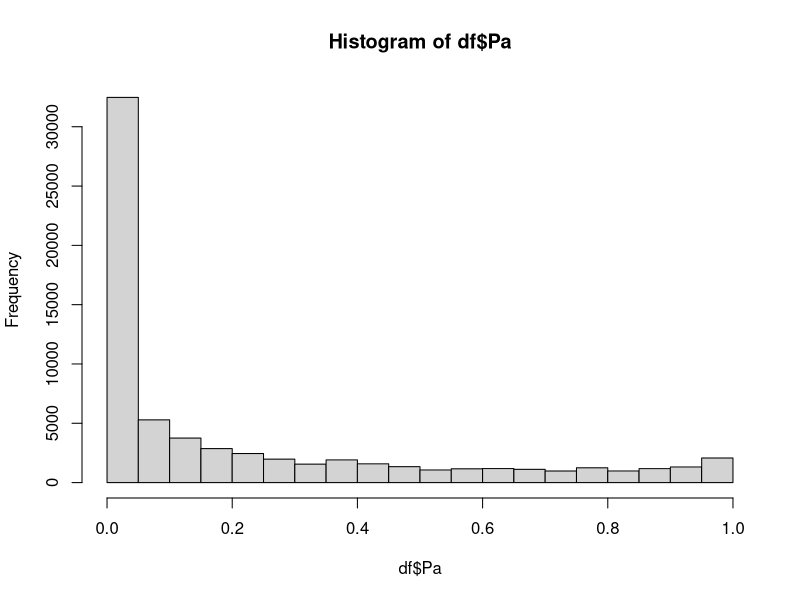
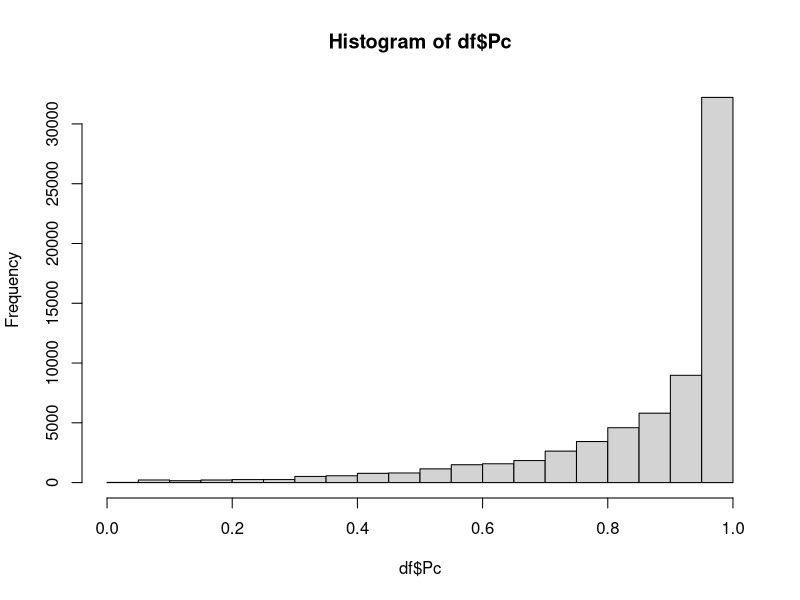
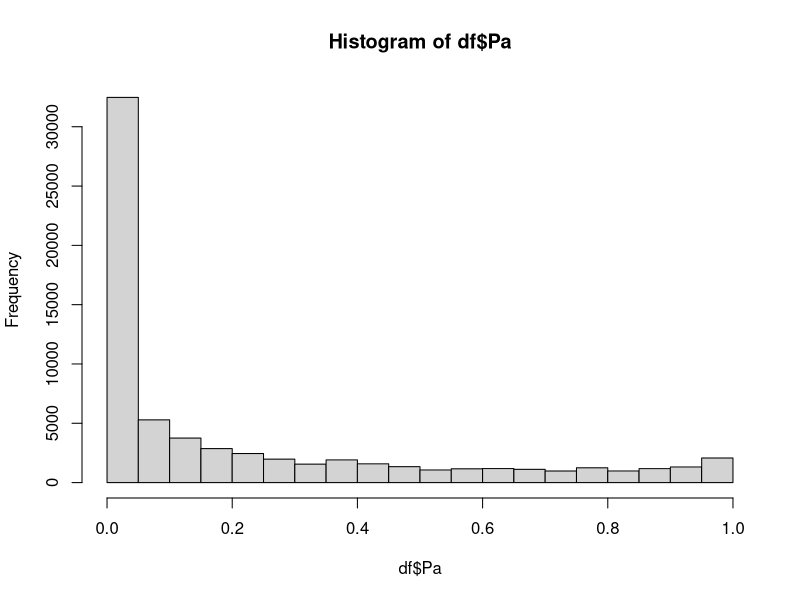
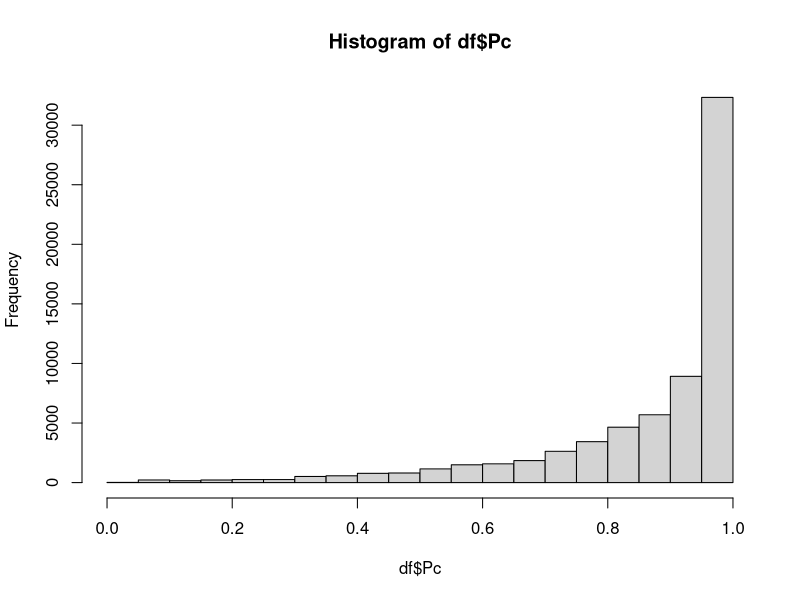
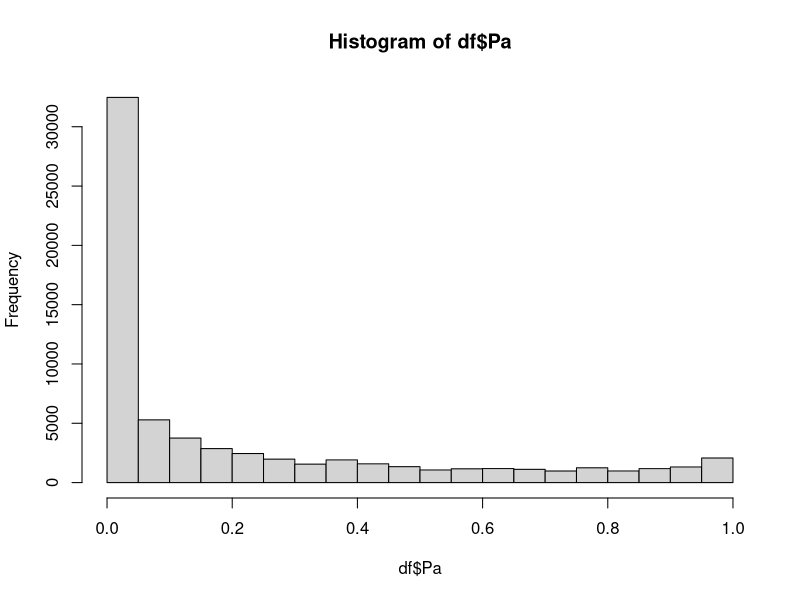
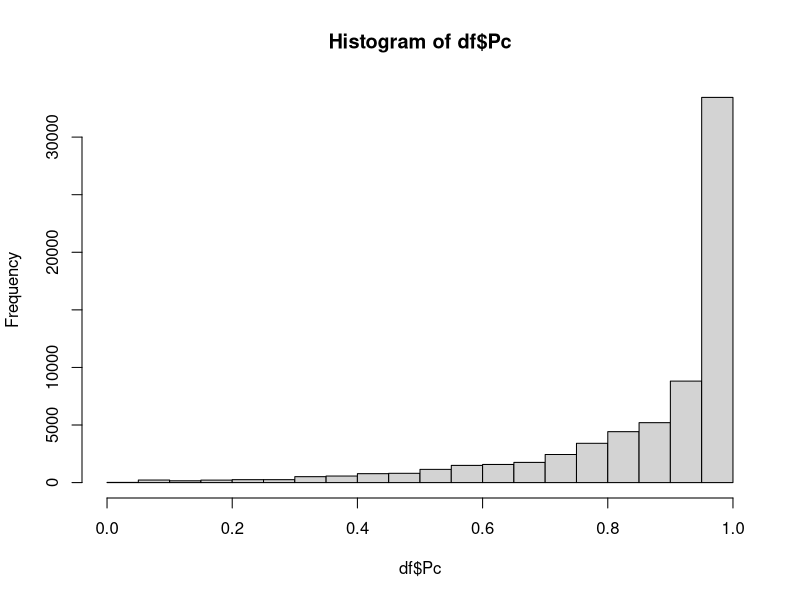
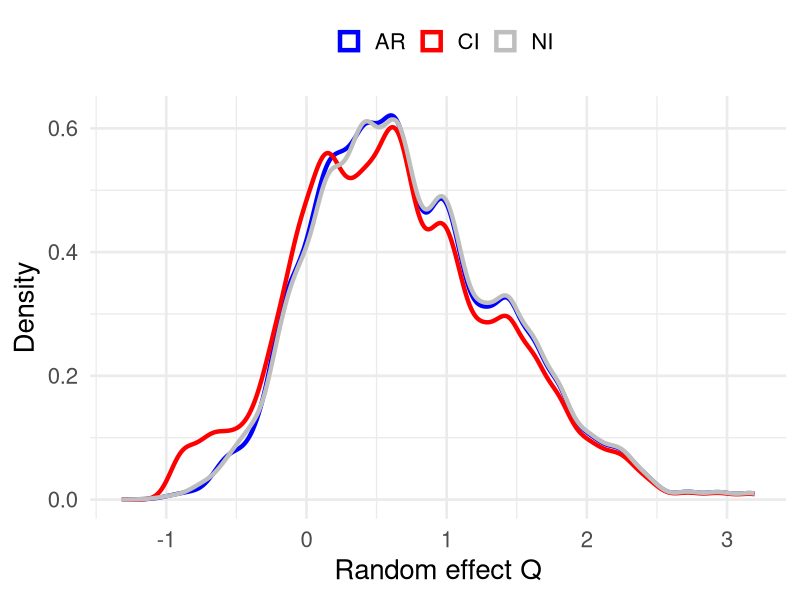
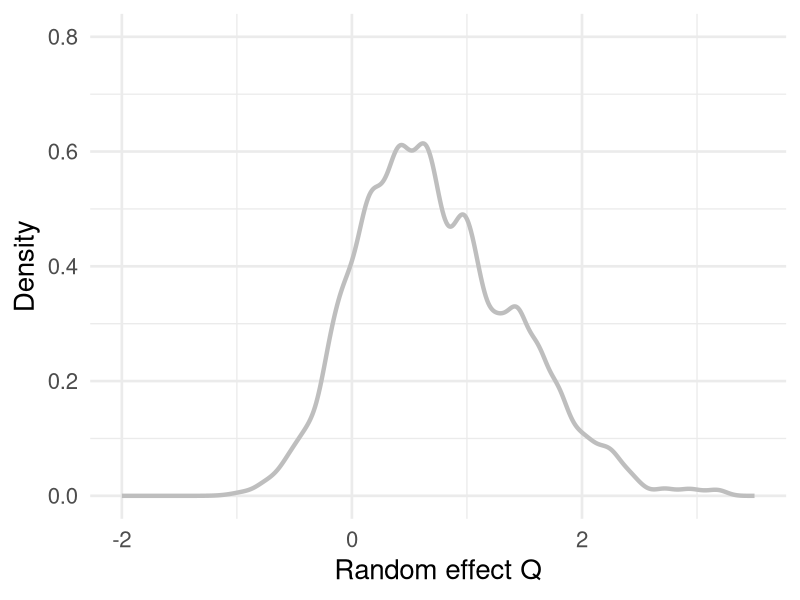

The R script that drew these images, in order:
## ---- chunk 1
knitr::opts_chunk$set(echo = TRUE)
## ---- chunk 2
library(dplyr)
## ---- chunk 3
N  = 450*5
T = 30
names_df <- c("id","month","NK1", "NK2to5", "kid1age", "kid2age", "YA", "edu", "LA",
              "Y", "logB", "Q","Pa", "Pc", "S", "pastD", "D")
K  = length(names_df)
df <- as.data.frame(matrix(NA,nrow = N*T,K))
names(df) <- names_df

# Set id and month
df$id <- rep(1:N,each = T)
df$month <- rep(1:T)

# Set edu and LA
df$edu <- rep(c(1,2,3),each = T)
df$LA <- rep(c(10,15,20),each = 3*T)

# Set number of kids each period
# There are five possible initial age of kidage 1: 3,6,9,12,15
# Half of the households have a newborn at the TT+1 month
# Each household has at most two kids
kid1age_initial <- rep(c(3,6,9,12,15),each = 3*3)
kid1age <- unlist(lapply(kid1age_initial, function(age) age + (0:(T-1))))
df$kid1age <- kid1age

TT = 12 # A second child is born in TT+1 month
kid2age <- c(rep(NA,T),rep(NA,TT),seq(1:(T-TT)))
df$kid2age <- kid2age



## ---- chunk 4
set.seed(1234) # set seed to ensure replicability

# Generate NK1 and NK25
df$NK1 <- (df$kid1age < 13) + ifelse(df$kid2age %in% seq(1,12),1,0)
df$NK2to5 <- (df$kid1age >= 13) + ifelse(df$kid2age %in% seq(13,48),1,0)

# Generate YA
df$YA <- pmin(df$kid1age, df$kid2age, na.rm = TRUE)

# Generate Y
df$Y <- ifelse(df$YA %in% c(1,13,25,37),1,0)


# Generate benefit 
df <- df %>%
  mutate(logB = case_when(
    NK1 == 0 & NK2to5 == 1 ~ 4.709530,
    NK1 == 1 & NK2to5 == 0 ~ 5.017260,
    NK1 == 0 & NK2to5 == 2 ~ 4.809471,
    NK1 == 1 & NK2to5 == 1 ~ 5.091703,
  ))


df$Q <- rep(rnorm(N),each = T) 
## ---- chunk 5

# Set the parameters
sigma1 <- exp(0.495)
sigma2 <- exp(-0.081)



for (i in 1:N){ # loop through all households
  di <- rep(NA,T)
  Si <- rep(NA,T)
  Pai <- rep(NA,T)
  Pci <- rep(NA,T)
  pastd <- rep(NA,T)
  
  X <- df[df$id==i,]
  
  d0 = 0 # initial condition 0
  
  # Simulate decisions sequentially
  for (t in 1:T){
    pastd[t] <- d0 # record last period decision
    
    Pai[t] <- pnorm(-3.945 + 
                   0.610*X$logB[t] 
                 - 0.755 * ifelse(X$YA[t] > 12,1,0)
                 - 0.001 * X$LA[t]
                 - 0.027 * X$edu[t] * ifelse(X$YA[t] > 12,1,0)
                 + sigma1 * X$Q[t]
                 ) # record attention probability
    
    Si[t] <- max(1-d0, d0*X$Y[t])
      
    Pci[t] <- pnorm(0.908 + 
                   0.218*X$logB[t] 
                 - 0.504 * ifelse(X$YA[t] > 12,1,0)
                 - 0.360 * Si[t]
                 + 0.010 * Si[t] * X$LA[t]
                 + 0.063 * X$edu[t] * ifelse(X$YA[t] > 12,1,0)
                 + sigma2 * X$Q[t]
                 ) # record choice probability
    
    di[t] <- rbinom(1,1,Pai[t]^(1-d0)) * rbinom(1,1,Pci[t])

    d0 <- di[t] # update the "initial condition"
  }
  
  # fill in the data for df
  df$pastD[df$id==i] <- pastd
  df$D[df$id==i] <- di
  df$Pa[df$id==i] <- Pai
  df$Pc[df$id==i] <- Pci
  df$S[df$id==i] <- Si
}

sum(df$D)/dim(df)[1]

## ---- chunk 6
hist(df$Pa,breaks = seq(0,1,0.05))
hist(df$Pc,breaks = seq(0,1,0.05))

mean(df$logB[df$D == 1])
mean(df$NK1[df$D == 1])
mean(df$YA[df$D == 1])
mean(df$edu[df$D == 1])
mean(df$LA[df$D == 1])
mean(df$Q[df$D == 1])

Q_NI <- df$Q[df$D == 1]

Q_NI0 <- df$Q[df$D == 0]
## ---- chunk 7
#set.seed(1234) # set seed to ensure replicability
#df$Q <- rep(rnorm(N),each = T) 
# Set the parameters
sigma1 <- exp(0.495)
sigma2 <- exp(-0.081)


for (i in 1:N){ # loop through all households
  di <- rep(NA,T)
  Si <- rep(NA,T)
  Pai <- rep(NA,T)
  Pci <- rep(NA,T)
  pastd <- rep(NA,T)
  
  X <- df[df$id==i,]
  
  d0 = 0 # initial condition 0
  
  # Simulate decisions sequentially
  for (t in 1:T){
    pastd[t] <- d0 # record last period decision
    
    Pai[t] <- pnorm(-3.945 + 
                   0.610*X$logB[t] 
                 - 0.755 * ifelse(X$YA[t] > 12,1,0)
                 - 0.001 * X$LA[t]
                 - 0.027 * X$edu[t] * ifelse(X$YA[t] > 12,1,0)
                 + sigma1 * X$Q[t]
                 ) # record attention probability
    
    Si[t] <- max(1-d0, d0*X$Y[t])
      
    Pci[t] <- pnorm(0.908 + 
                   0.218*X$logB[t] 
                 - 0.504 * ifelse(X$YA[t] > 12,1,0)
                 - 0.360 * Si[t]
                 + 0.010 * Si[t] * X$LA[t]
                 + 0.063 * X$edu[t] * ifelse(X$YA[t] > 12,1,0)
                 + sigma2 * X$Q[t]
                 ) # record choice probability
    
    di[t] <- rbinom(1,1,1) * rbinom(1,1,Pci[t])

    d0 <- di[t] # update the "initial condition"
  }
  
  # fill in the data for df
  df$pastD[df$id==i] <- pastd
  df$D[df$id==i] <- di
  df$Pa[df$id==i] <- Pai
  df$Pc[df$id==i] <- Pci
  df$S[df$id==i] <- Si
}

sum(df$D)/dim(df)[1]
## ---- chunk 8
mean(df$logB[df$D == 1])
mean(df$NK1[df$D == 1])
mean(df$YA[df$D == 1])
mean(df$edu[df$D == 1])
mean(df$LA[df$D == 1])
mean(df$Q[df$D == 1])
## ---- chunk 9
#set.seed(1234) # set seed to ensure replicability
# Set random effect Q
#df$Q <- rep(rnorm(N),each = T) 

# Set the parameters
sigma1 <- exp(0.495)
sigma2 <- exp(-0.081)


for (i in 1:N){ # loop through all households
  di <- rep(NA,T)
  Si <- rep(NA,T)
  Pai <- rep(NA,T)
  Pci <- rep(NA,T)
  pastd <- rep(NA,T)
  
  X <- df[df$id==i,]
  
  d0 = 0 # initial condition 0
  
  # Simulate decisions sequentially
  for (t in 1:T){
    pastd[t] <- d0 # record last period decision
    
    Pai[t] <- pnorm(-3.945 + 
                   0.610 * X$logB[t] 
                 - 0.755 * ifelse(X$YA[t] > 12,1,0)
                 - 0.001 * X$LA[t]
                 - 0.027 * X$edu[t] * ifelse(X$YA[t] > 12,1,0)
                 + sigma1 * X$Q[t]
                 ) # record attention probability
    
    Si[t] <- max(1-d0, d0*X$Y[t])
      
    Pci[t] <- pnorm(0.908 + 
                   0.218 * X$logB[t] 
                 - 0.504 * ifelse(X$YA[t] > 12,1,0)
                 - 0.360 * Si[t]
                 + 0.010 * Si[t] * X$LA[t]
                 + 0.063 * X$edu[t] * ifelse(X$YA[t] > 12,1,0)
                 + sigma2 * X$Q[t]
                 ) # record choice probability
    
    di[t] <- rbinom(1,1,Pai[t]^(1-d0)) * rbinom(1,1,1)

    d0 <- di[t] # update the "initial condition"
  }
  
  # fill in the data for df
  df$pastD[df$id==i] <- pastd
  df$D[df$id==i] <- di
  df$Pa[df$id==i] <- Pai
  df$Pc[df$id==i] <- Pci
  df$S[df$id==i] <- Si
}

sum(df$D)/dim(df)[1]

## ---- chunk 10
#set.seed(1234) # set seed to ensure replicability
# Set random effect Q
#df$Q <- rep(c(-0.5,-0.4,-0.3,-0.2,-0.1),each = 3*3*10*T) # Let's help those with low thriftiness
#df$Q <- rep(rnorm(N),each = T) 
# Set the parameters
sigma1 <- exp(0.495)
sigma2 <- exp(-0.081)


for (i in 1:N){ # loop through all households
  di <- rep(NA,T)
  Si <- rep(NA,T)
  Pai <- rep(NA,T)
  Pci <- rep(NA,T)
  pastd <- rep(NA,T)
  
  X <- df[df$id==i,]
  
  d0 = 0 # initial condition 0
  
  # Simulate decisions sequentially
  for (t in 1:T){
    pastd[t] <- d0 # record last period decision
    
    Pai[t] <- pnorm(-3.945 + 
                   0.610 * X$logB[t] 
                 - 0.755 * ifelse(X$YA[t] > 12,1,0)
                 - 0.001 * X$LA[t]
                 - 0.027 * X$edu[t] * ifelse(X$YA[t] > 12,1,0)
                 + sigma1 * X$Q[t]
                 ) # record attention probability
    
    Si[t] <- max(1-d0, d0*X$Y[t])
      
    Pci[t] <- pnorm(0.908 + 
                   0.218 * X$logB[t] 
                 - 0.504 * ifelse(X$YA[t] > 12,1,0)
                 - 0.360 * Si[t]
                 + 0.010 * Si[t] * X$LA[t]
                 + 0.063 * X$edu[t] * ifelse(X$YA[t] > 12,1,0)
                 + sigma2 * X$Q[t]
                 ) # record choice probability
    
    
  # attention raising policy intervention
    if (t >= 2){ # The intervention will only be triggered when a household exits WIC
      if (X$pastD[t-1] == 1 & X$pastD[t] == 0){
        # print(c(i,t,Pai[t]))
        Pai[t] <- min(Pai[t] + 0.3,1) # attention raise by 30%
        di[t] <- rbinom(1,1,Pai[t]) * rbinom(1,1,Pci[t]) 
        #print(c(i,t,Pai[t]))
      } else {
        di[t] <- rbinom(1,1,Pai[t]^(1-d0)) * rbinom(1,1,Pci[t])
      }
    } else {
      di[t] <- rbinom(1,1,Pai[t]^(1-d0)) * rbinom(1,1,Pci[t])
    }
    
    d0 <- di[t] # update the "initial condition"
    
  } 
  
  # fill in the data for df
  df$pastD[df$id==i] <- pastd
  df$D[df$id==i] <- di
  df$Pa[df$id==i] <- Pai
  df$Pc[df$id==i] <- Pci
  df$S[df$id==i] <- Si
}

sum(df$D)/dim(df)[1]
## ---- chunk 11
hist(df$Pa,breaks = seq(0,1,0.05))
hist(df$Pc,breaks = seq(0,1,0.05))

mean(df$logB[df$D == 1])
mean(df$NK1[df$D == 1])
mean(df$YA[df$D == 1])
mean(df$edu[df$D == 1])
mean(df$LA[df$D == 1])
mean(df$Q[df$D == 1])

Q_AR <- df$Q[df$D == 1]
## ---- chunk 12
#set.seed(1234) # set seed to ensure replicability
# Set random effect Q
#df$Q <- rep(c(-0.5,-0.4,-0.3,-0.2,-0.1),each = 3*3*10*T) # Let's help those with low thriftiness
#df$Q <- rep(rnorm(N),each = T) 

# Set the parameters
sigma1 <- exp(0.495)
sigma2 <- exp(-0.081)


for (i in 1:N){ # loop through all households
  set.seed(1234) # set seed to ensure replicability
  di <- rep(NA,T)
  Si <- rep(NA,T)
  Pai <- rep(NA,T)
  Pci <- rep(NA,T)
  pastd <- rep(NA,T)
  
  X <- df[df$id==i,]
  
  d0 = 0 # initial condition 0
  
  # Simulate decisions sequentially
  for (t in 1:T){
    pastd[t] <- d0 # record last period decision
    
    Pai[t] <- pnorm(-3.945 + 
                   0.610 * X$logB[t] 
                 - 0.755 * ifelse(X$YA[t] > 12,1,0)
                 - 0.001 * X$LA[t]
                 - 0.027 * X$edu[t] * ifelse(X$YA[t] > 12,1,0)
                 + sigma1 * X$Q[t]
                 ) # record attention probability
    
    Si[t] <- max(1-d0, d0*X$Y[t])
      
    Pci[t] <- pnorm(0.908 + 
                   0.218 * X$logB[t] 
                 - 0.504 * ifelse(X$YA[t] > 12,1,0)
                 - 0.360 * Si[t]
                 + 0.010 * Si[t] * X$LA[t]
                 + 0.063 * X$edu[t] * ifelse(X$YA[t] > 12,1,0)
                 + sigma2 * X$Q[t]
                 ) # record choice probability
    
    
  # choice inducing policy intervention
    if (X$pastD[t] == 1 & X$YA[t] >= 1 & X$YA[t] <= 30){ 
      # The intervention will only be triggered when the household is in the program AND
      # YA is between the 1 to 30 month
      Pci[t] <- min(Pci[t] + 0.01,1) # choice raise by 3%
      di[t] <- rbinom(1,1,Pai[t]^(1-d0)) * rbinom(1,1,Pci[t])
      # print(c(i,t))
    } else {
      di[t] <- rbinom(1,1,Pai[t]^(1-d0)) * rbinom(1,1,Pci[t])
    }
    
    d0 <- di[t] # update the "initial condition"
  } 
  
  # fill in the data for df
  df$pastD[df$id==i] <- pastd
  df$D[df$id==i] <- di
  df$Pa[df$id==i] <- Pai
  df$Pc[df$id==i] <- Pci
  df$S[df$id==i] <- Si
}

sum(df$D)/dim(df)[1]


## ---- chunk 13
hist(df$Pa,breaks = seq(0,1,0.05))
hist(df$Pc,breaks = seq(0,1,0.05))

mean(df$logB[df$D == 1])
mean(df$NK1[df$D == 1])
mean(df$YA[df$D == 1])
mean(df$edu[df$D == 1])
mean(df$LA[df$D == 1])
mean(df$Q[df$D == 1])

Q_CI <- df$Q[df$D == 1]
## ---- chunk 14
library(ggplot2)

# Combine data into a tidy data frame (required for legends in ggplot2)
Q_all <- data.frame(
  Q = c(Q_NI, Q_AR, Q_CI),
  Group = rep(c("NI", "AR", "CI"), 
              times = c(length(Q_NI), length(Q_AR), length(Q_CI)))
)
  
# Plot with legend
ggplot(Q_all, aes(x = Q, color = Group)) +
  geom_density(linewidth = 1.5) +
  scale_color_manual(
    values = c("NI" = "gray", "AR" = "blue", "CI" = "red"),
    name = ""  # Empty legend title (remove if you want no title)
  ) +
  labs(x = "Random effect Q", y = "Density") +
  theme_minimal(base_size = 20) +
  theme(legend.position = 'top') +
  guides(color = guide_legend(
    override.aes = list(
      linetype = 1,      # Solid line
      # shape = NA,        # Remove points (set to `NA`)
      linewidth = 2    # Adjust line thickness in legend
    )
  ))
## ---- chunk 15
# Define color scheme
cols <- c("NI" = "gray", "AR" = "blue", "CI" = "red")

# Create combined dataframe (ordered by desired appearance)
plot_data <- rbind(
  data.frame(Q = Q_NI, Group = "NI"),
  data.frame(Q = Q_AR, Group = "AR"),
  data.frame(Q = Q_CI, Group = "CI")
)

# Base plot setup
base_plot <- ggplot() +
  scale_color_manual(values = cols) +
  labs(x = "Random effect Q", y = "Density") +
  theme_minimal(base_size = 20) +
  xlim(-2, 3.5) + ylim(0, 0.8) +
  theme(legend.position = "none")

# Build plots with explicit layer order
p2 <- base_plot +
  geom_density(
    data = subset(plot_data, Group == "NI"),
    aes(x = Q, color = Group),
    linewidth = 1.5
  )

p3 <- base_plot +
  geom_density(
    data = subset(plot_data, Group == "NI"),
    aes(x = Q, color = Group),
    linewidth = 1.5
  ) +
  geom_density(
    data = subset(plot_data, Group == "AR"),
    aes(x = Q, color = Group),
    linewidth = 1.5
  )

p4 <- base_plot +
  geom_density(
    data = subset(plot_data, Group == "NI"),
    aes(x = Q, color = Group),
    linewidth = 1.5
  ) +
  geom_density(
    data = subset(plot_data, Group == "AR"),
    aes(x = Q, color = Group),
    linewidth = 1.5
  ) +
  geom_density(
    data = subset(plot_data, Group == "CI"),
    aes(x = Q, color = Group),
    linewidth = 1.5
  )

p2
p3
p4

# # Display plots
# (p1 | p2) / (p3 | p4)
## ---- chunk 16
#set.seed(1234) # set seed to ensure replicability
#df$Q <- rep(rnorm(N),each = T) 
# Set the parameters
sigma1 <- exp(0.495)
sigma2 <- exp(-0.081)


for (i in 1:N){ # loop through all households
  di <- rep(NA,T)
  Si <- rep(NA,T)
  Pai <- rep(NA,T)
  Pci <- rep(NA,T)
  pastd <- rep(NA,T)
  
  X <- df[df$id==i,]
  
  d0 = 0 # initial condition 0
  
  # Simulate decisions sequentially
  for (t in 1:T){
    pastd[t] <- d0 # record last period decision
    
    Pai[t] <- pnorm(-3.945 + 
                   0.610 * X$logB[t] 
                 - 0.755 * ifelse(X$YA[t] > 12,1,0)
                 - 0.001 * X$LA[t]
                 - 0.027 * X$edu[t] * ifelse(X$YA[t] > 12,1,0)
                 + sigma1 * X$Q[t]
                 ) # record attention probability
    
    Si[t] <- max(1-d0, d0*X$Y[t])
      
    Pci[t] <- pnorm(0.908 + 
                   0.218*X$logB[t] 
                 - 0.504 * ifelse(X$YA[t] > 12,1,0)
                 - 0.360 * Si[t]
                 + 0.010 * Si[t] * X$LA[t]
                 + 0.063 * X$edu[t] * ifelse(X$YA[t] > 12,1,0)
                 + sigma2 * X$Q[t]
                 ) # record choice probability
    
    # intervene when the household has never participated before
    if(t == 1){
      Pai[t] <- Pai[t] + 0.3
      di[t] <- rbinom(1,1,min(Pai[t],1)) * rbinom(1,1,Pci[t])
    } else {
      di[t] <- rbinom(1,1,Pai[t]^(1-d0)) * rbinom(1,1,Pci[t])
    }

    d0 <- di[t] # update the "initial condition"
  }
  
  # fill in the data for df
  df$pastD[df$id==i] <- pastd
  df$D[df$id==i] <- di
  df$Pa[df$id==i] <- Pai
  df$Pc[df$id==i] <- Pci
  df$S[df$id==i] <- Si
}

sum(df$D)/dim(df)[1]
## ---- chunk 17
# hist(df$Pa,breaks = seq(0,1,0.05))
# hist(df$Pc,breaks = seq(0,1,0.05))

mean(df$logB[df$D == 1])
mean(df$NK1[df$D == 1])
mean(df$YA[df$D == 1])
mean(df$edu[df$D == 1])
mean(df$LA[df$D == 1])
mean(df$Q[df$D == 1])

Q_FN0 <- df$Q[df$D == 0]
## ---- chunk 18
# Define color scheme
cols <- c("NI0" = "gray", "FN0" = "red")

# Create combined dataframe (ordered by desired appearance)
plot_data0 <- rbind(
  data.frame(Q = Q_NI0, Group = "NI0"),
  data.frame(Q = Q_FN0, Group = "FN0")
)

# Base plot setup
base_plot <- ggplot() +
  scale_color_manual(values = cols) +
  labs(x = "Random effect Q", y = "Density") +
  theme_minimal(base_size = 20) +
  xlim(-3.5, 2) + ylim(0, 0.8) +
  theme(legend.position = "none")

p0 <- base_plot +
  geom_density(
    data = subset(plot_data0, Group == "NI0"),
    aes(x = Q, color = Group),
    linewidth = 1.5
  ) +
  geom_density(
    data = subset(plot_data0, Group == "FN0"),
    aes(x = Q, color = Group),
    linewidth = 1.5
  )

p0
